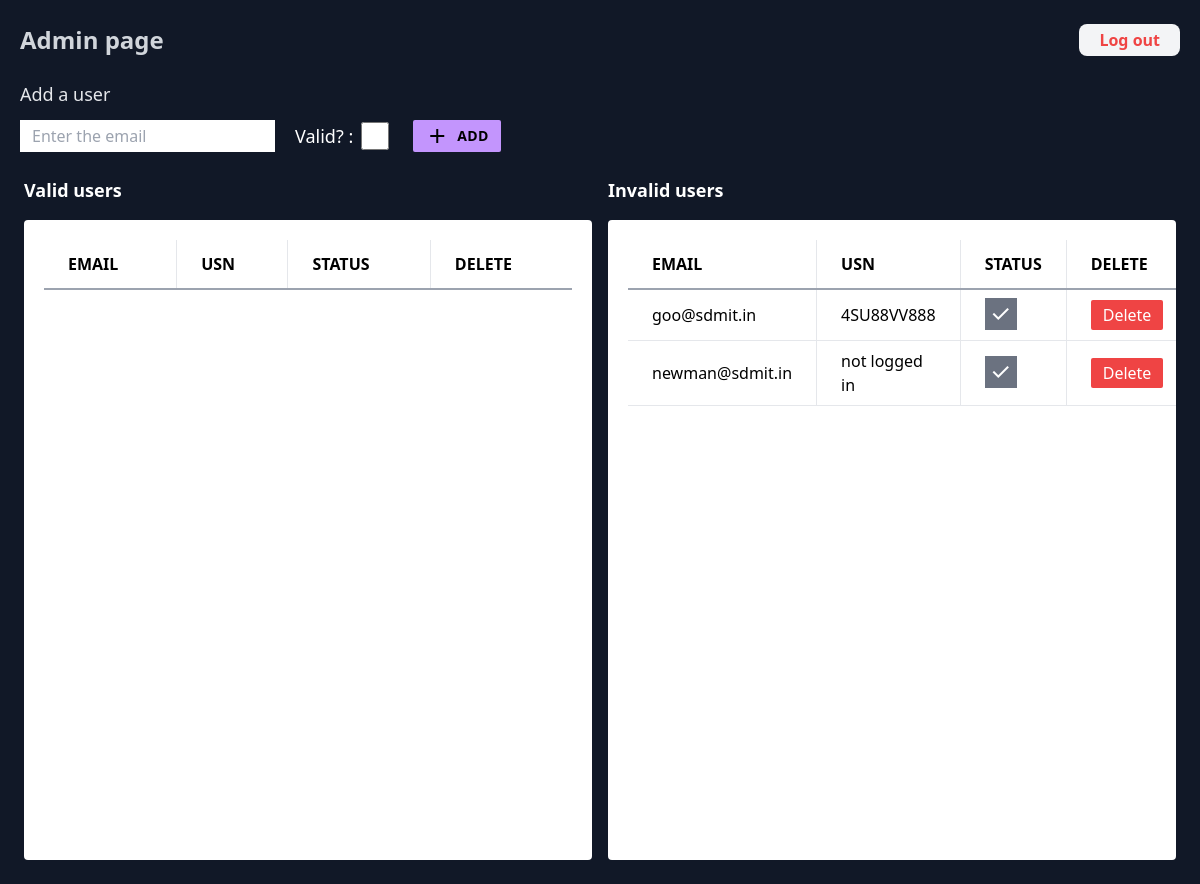
Page /n/admin/ (signed in) on the earlier database version.
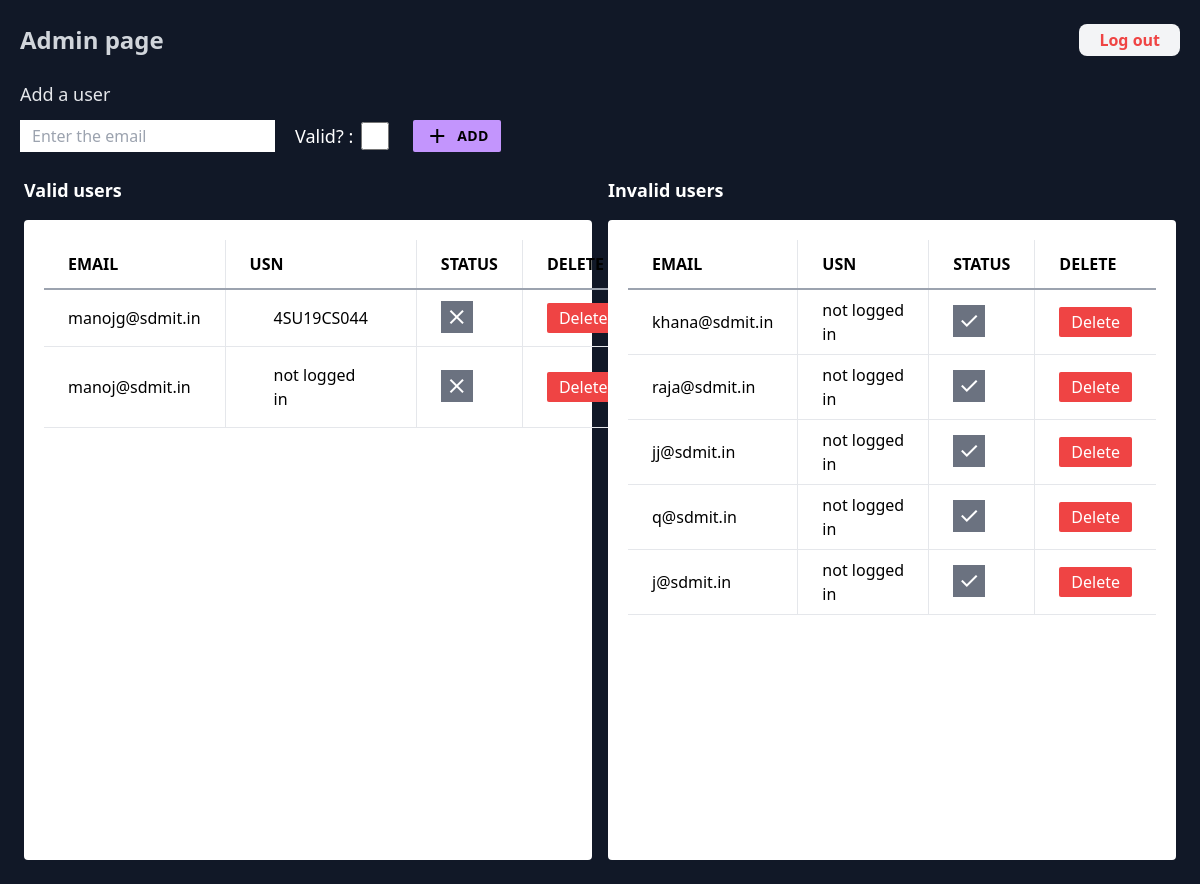
Same page on the later database version.
### network/models.py (models this page shows, shortened)
class authusers(models.Model):
    user = models.TextField(blank=True,default="")
    email = models.EmailField(blank=True,primary_key=True,default="")
    valid = models.BooleanField(default=True)
    date_created = models.DateTimeField(default=timezone.now)

### network/views.py (the view, shortened to what this page needs)
# urls.py: path("n/admin/", views.adminpage, name="adminpage"),
@login_required(login_url='/n/admin/login')
def adminpage(request):
    return render(request,'network/admin.html',{
        'users':authusers.objects.values().order_by('-date_created')
    })

### network/templates/network/admin.html (shortened to what this page needs)
<!DOCTYPE html>
<html lang="en">
<head>
    <script src="https://cdn.tailwindcss.com"></script>
</head>
<body class='overflow-x-hidden'>
    <div class=' w-screen min-h-screen bg-gray-900 overflow-x-hidden'>
        <div class="  h-20  flex justify-between items-center w-full">
            <p class="text-2xl  font-bold  text-gray-300 px-5">
                Admin page
            </p>
            <a href="{% url 'adminlogout' %}" class="px-5 py-1 rounded-lg mx-5 text-red-500 font-bold bg-gray-100">Log out</a>
        </div>
        <div class='w-full'>
            <p class=" text-gray-200 mx-5 text-lg ">Add a user</p>
            <form action="" method='post' >
            <div class="px-5 flex justify-start pt-3 items-center w-screen">
                <input type="text" name='email'  autocomplete='off' class=' mr-3 py-1 px-3' placeholder="Enter the email"  id='usn'>
                <p class='text-white text-lg inline-block mx-2'>Valid? :</p>
                <input type="checkbox" name='check[]' class='p-4 h-7 w-7 inline bg-red-400 mr-2'>
                <button type="submit" class=" px-3 py-1   bg-[#C395FD] hover:bg-[#d399ff] rounded-sm mx-4 flex justify-betweeen items-center" id='add' >
                    <span class="material-symbols-outlined  ">add</span>
                    <p class="text-sm text-black font-bold tracking-wide ml-2">ADD</p>
                </button>
            </div>
            </form>
        </div>
        <div class="w-screen overflow-x-hidden h-fit grid grid-cols-2 gap-4 p-6">
            <p class="text-white text-left text-lg font-bold ">Valid users</p>
            <p class="text-white text-left text-lg font-bold ">Invalid users</p>
            <div class="bg-white p-5 rounded">
                <table class="table-auto w-full h-fit text-left text-base">
                    <thead>
                    <tr class="uppercase border-b-2 border-gray-400 ">
                        <th class="px-6  py-3 border-r">Email</th>
                        <th class="px-6  py-3 border-r">USN</th>
                        <th class="px-6  py-3 border-r">status</th>
                        <th class="px-6 py-3 ">delete</th>
                    </tr>
                    </thead>
                    <tbody>
                    {% for user in users  %}
                        {% if user.valid %}
                            <tr class="border-b ">
                                <td class="px-6 py-2  border-r">{{ user.email }}</td>
                                <td class="px-6 py-2  border-r">
                                    {% if user.user %}
                                        <p class="px-6 py-2  ">{{ user.user }}</p>
                                    {% else %}
                                        <p class="px-6 py-2  ">not logged in</p>
                                    {% endif %}
                                </td>
                                <td class="px-6 py-2 border-r "><a href="{% url 'changevalid' user.email %}"><span class="bg-gray-500 material-symbols-outlined text-white p-1 ">close</span></a></td>
                                <td class="px-6 py-2  "><button><a href="{% url 'removeuser' user.email %}" class="bg-red-500 px-3 py-1 rounded-sm text-white ">Delete</a></button></td>
                            </tr>
                        {% endif %}
                    {% endfor %}
                    </tbody>
                </table>
                </div>
                <div class="bg-white p-5 rounded min-h-[40rem] overflow-y-scroll">
                <table class="table-auto w-full h-fit text-left text-base">
                    <thead>
                    <tr class="uppercase border-b-2 border-gray-400 ">
                        <th class="px-6 py-3 border-r ">Email</th>
                        <th class="px-6 py-3 border-r ">USN</th>
                        <th class="px-6 py-3 border-r ">status</th>
                        <th class="px-6 py-3 ">delete</th>
                    </tr>
                    </thead>
                    <tbody>
                    {% for user in users  %}
                        {% if not user.valid %}
                            <tr class="border-b ">
                                <td class="px-6 py-2 border-r ">{{ user.email }}</td>
                                <td class="px-6 py-2 border-r ">
                                    {% if user.user %}
                                        <p>{{ user.user }}</p>
                                    {% else %}
                                        <p>not logged in</p>
                                    {% endif %}
                                </td>
                                <td class="px-6 py-2 border-r "><a href="{% url 'changevalid' user.email %}"><span class="bg-gray-500 material-symbols-outlined text-white p-1 ">done</span></a></td>
                                <td class="px-6 py-2  "><button><a href="{% url 'removeuser' user.email %}" class="bg-red-500 px-3 py-1 rounded-sm text-white ">Delete</a></button></td>
                            </tr>
                        {% endif %}
                    {% endfor %}
                    </tbody>
                </table>
            </div>
        </div>
    </div>
</body>
</html>

Differences in the rows shown:
removed authusers: email "goo@sdmit.in", user "4SU88VV888"
removed authusers: email "newman@sdmit.in", user "not logged in"
added authusers: email "manojg@sdmit.in", user "4SU19CS044"
added authusers: email "manoj@sdmit.in", user "not logged in"
added authusers: email "khana@sdmit.in", user "not logged in"
added authusers: email "raja@sdmit.in", user "not logged in"
added authusers: email "jj@sdmit.in", user "not logged in"
added authusers: email "q@sdmit.in", user "not logged in"
added authusers: email "j@sdmit.in", user "not logged in"
